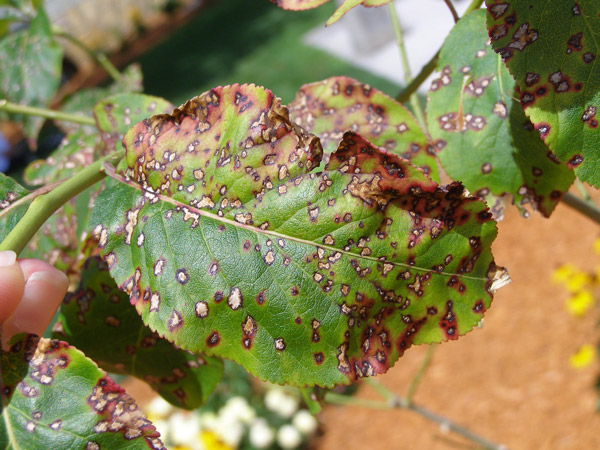
#> input picture foundations/raw/leaf1.jpg, 600 x 450 px, found by its file name
$ python 01_image_preprocessing.py
#> lines starting #> are read from the running program, lines starting #| are printed output that depends on the picture
import cv2
import numpy as np
from matplotlib import pyplot as plt

def load_image(path):
#> called with path = 'foundations/raw/leaf1.jpg'
    img = cv2.imread(path)
#> img is the input picture: shape (450, 600, 3); mean B, G, R 82.9, 128.3, 137.2
    if img is None:
        raise FileNotFoundError(f"Image not found at {path}")
    return cv2.cvtColor(img, cv2.COLOR_BGR2RGB)

def resize_image(img, width, height):
#> called with width = 300, height = 300
    return cv2.resize(img, (width, height))
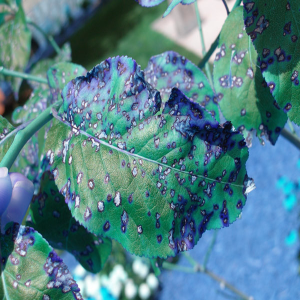
#> returned value: shape (300, 300, 3); mean of channels 0, 1, 2 137.2, 128.3, 82.9; drawn as B, G, R

def convert_to_gray(img):
    return cv2.cvtColor(img, cv2.COLOR_RGB2GRAY)
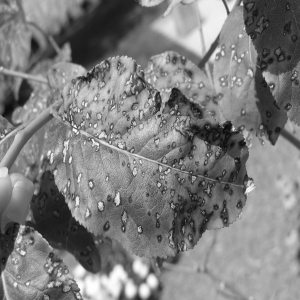
#> returned value: shape (300, 300); min 11, max 255, mean 125.8

def apply_blur(img, ksize=5):
#> called with ksize = 5
    return cv2.GaussianBlur(img, (ksize, ksize), 0)
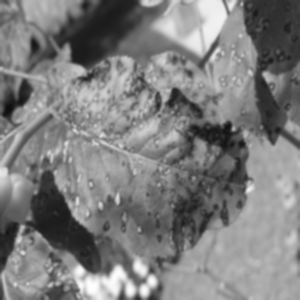
#> returned value: shape (300, 300); min 14, max 255, mean 125.8

def edge_detection(img, low_threshold=50, high_threshold=150):
#> called with low_threshold = 50, high_threshold = 150
    return cv2.Canny(img, low_threshold, high_threshold)
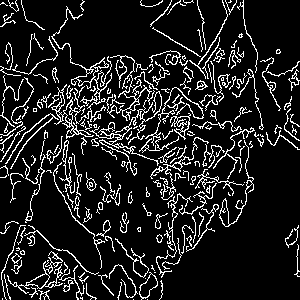
#> returned value: shape (300, 300); 12.6% white in thin lines or dots

def plot_images(images, titles, cmap=None):
#> called with cmap = 'gray'
    n = len(images)
#> n = 4
    plt.figure(figsize=(15, 5))
    for i in range(n):
        plt.subplot(1, n, i + 1)
        if cmap:
            plt.imshow(images[i], cmap=cmap)
        else:
            plt.imshow(images[i])
        plt.title(titles[i])
        plt.axis("off")
    plt.show()

if __name__ == "__main__":
    path = "foundations/raw/leaf1.jpg"
    img = load_image(path)
    resized = resize_image(img, 300, 300)
    gray = convert_to_gray(resized)
    blurred = apply_blur(gray)
    edges = edge_detection(blurred)

    plot_images(
        [resized, gray, blurred, edges],
        ["Resized", "Grayscale", "Blurred", "Edges"],
        cmap="gray",
    )

#python foundations/image_preprocessing.py --input_path leaf1.jpg --output_dir out --size 224 --backend cv2 --save_resized --save_gray --show
